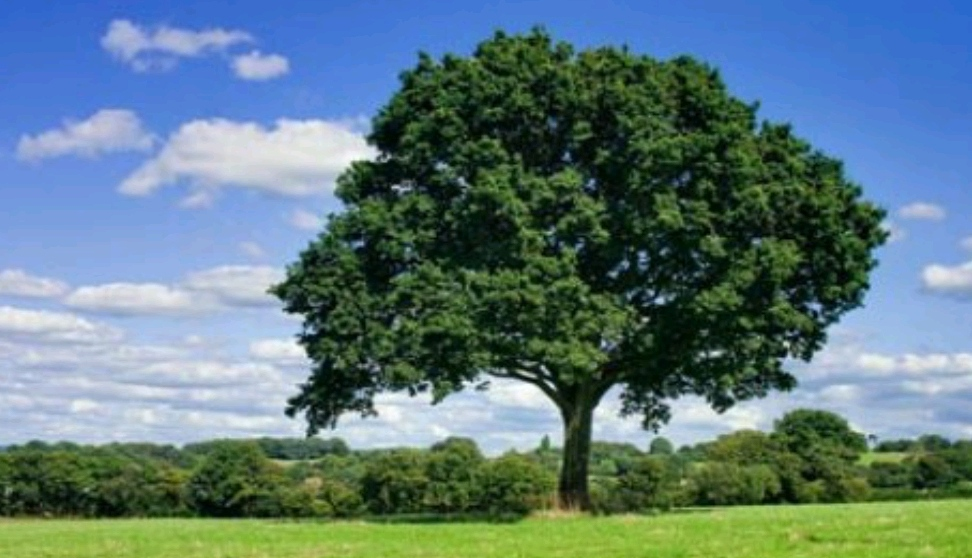
#> input picture j8.jpg, 972 x 558 px
$ python 'median filter.py'
#> lines starting #> are read from the running program, lines starting #| are printed output that depends on the picture
# Nama  : MOH.ISRAN
# NIM   : F55121073
# Kelas : B
import cv2

gambar = cv2.imread('j8.jpg')
#> gambar is the input picture: shape (558, 972, 3); mean B, G, R 126.2, 121.9, 94
abu = cv2.cvtColor(gambar, cv2.COLOR_BGR2GRAY)
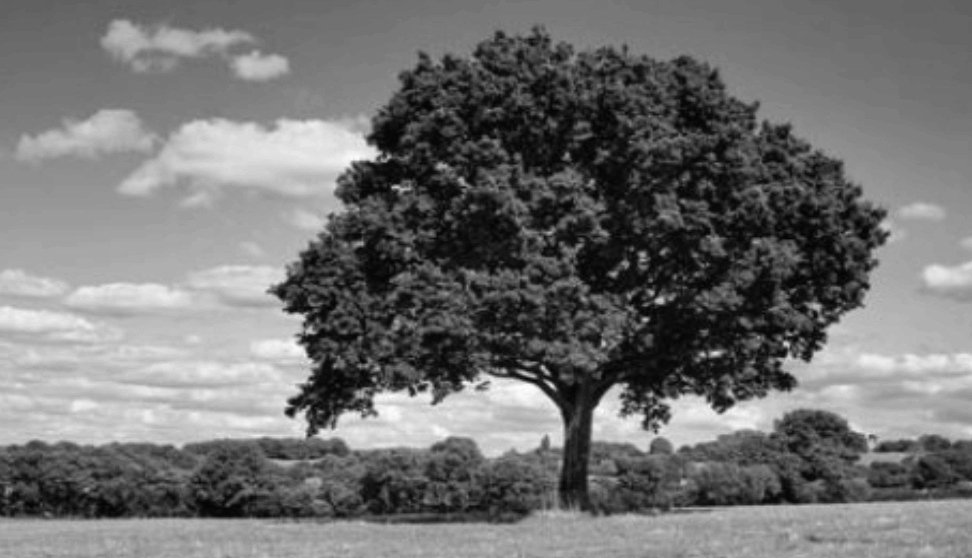
#> abu: shape (558, 972); min 2, max 254, mean 114

median_3x3 = cv2.medianBlur(abu, 3)
median_5x5 = cv2.medianBlur(abu, 5)
median_9x9 = cv2.medianBlur(abu, 9)
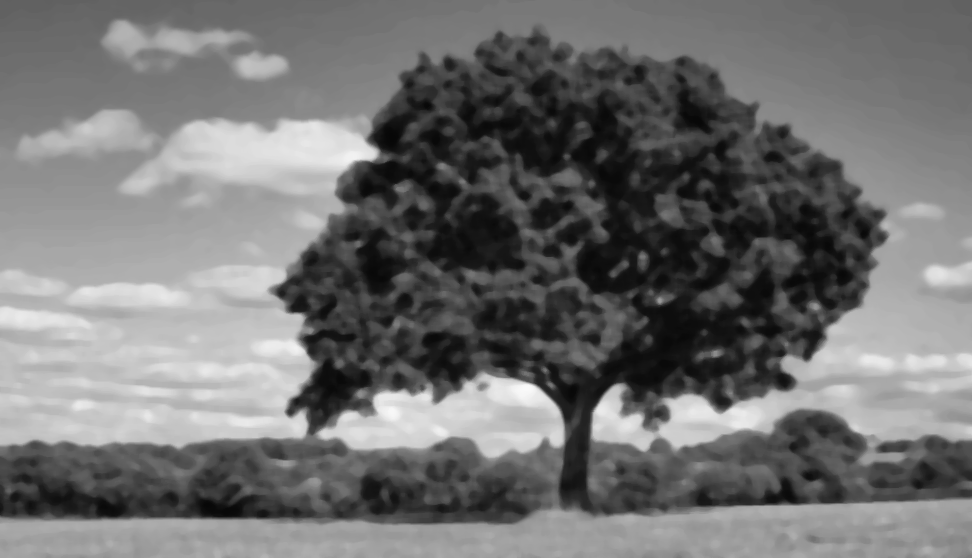
#> median_9x9: shape (558, 972); min 7, max 249, mean 113.6

# menampilkan gambar asli dan hasil median filter
cv2.imshow('Original Image', abu)
cv2.imshow('Median Filter 3x3', median_3x3)
cv2.imshow('Median Filter 5x5', median_5x5)
cv2.imshow('Median Filter 9x9', median_9x9)
# menunggu tombol keyboard ditekan
cv2.waitKey(0)

# menutup semua jendela
cv2.destroyAllWindows()

$ run again, with j1.JPG copied over j8.jpg
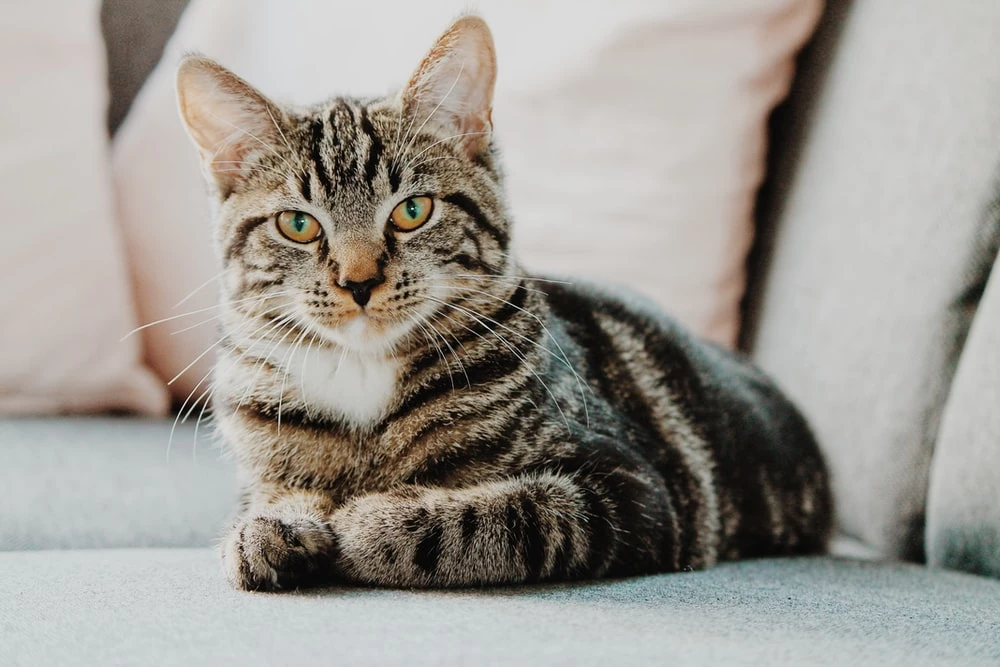
#> input picture j1.JPG, 1000 x 667 px
#> gambar is the input picture: shape (667, 1000, 3); mean B, G, R 147.2, 153.5, 157.4
#> `abu = cv2.cvtColor(gambar, cv2.COLOR_BGR2GRAY)`:
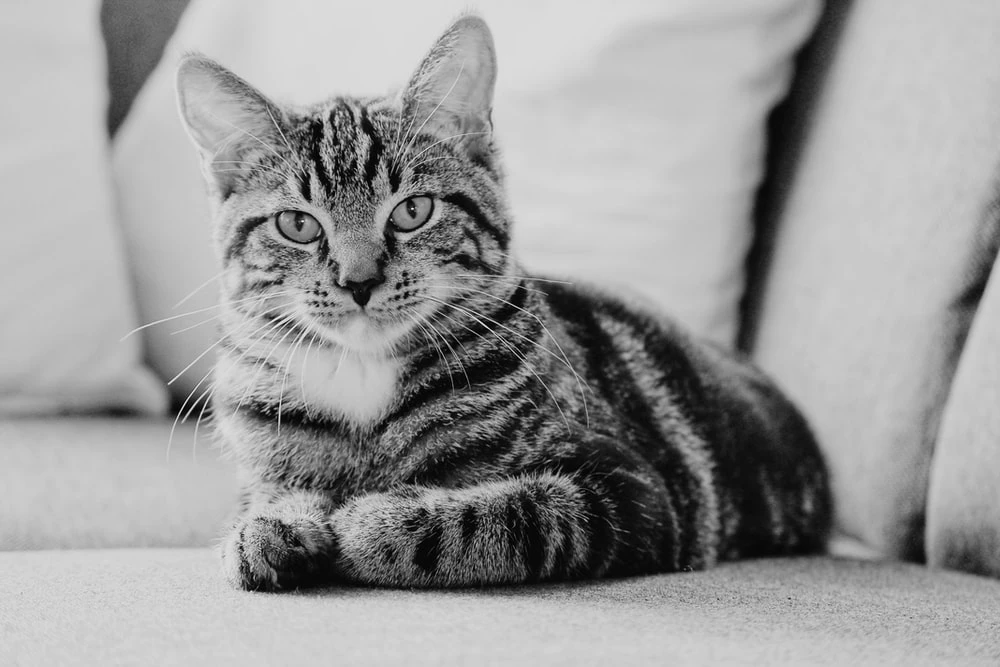
#> abu: shape (667, 1000); min 0, max 247, mean 153.9
#> `median_9x9 = cv2.medianBlur(abu, 9)`:
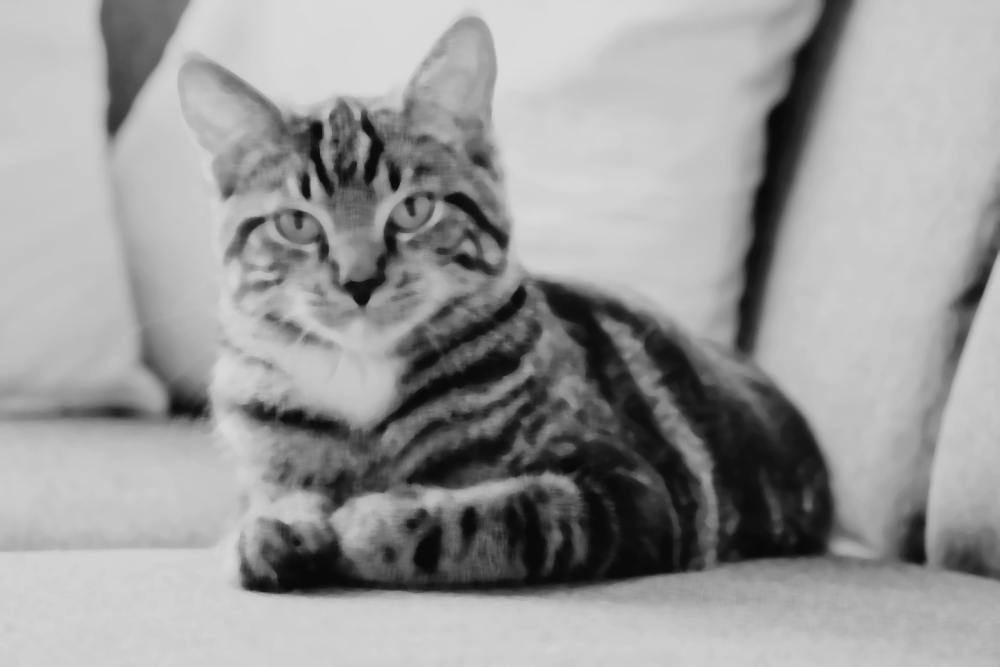
#> median_9x9: shape (667, 1000); min 8, max 219, mean 153.9

$ run again, with j2.jpg copied over j8.jpg
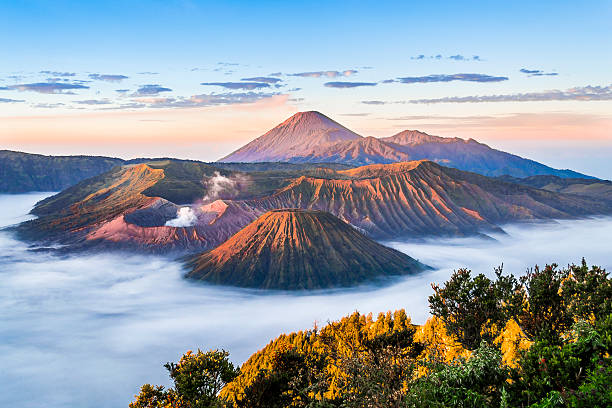
#> input picture j2.jpg, 612 x 408 px
#> gambar is the input picture: shape (408, 612, 3); mean B, G, R 165.1, 154.3, 143.8
#> `median_3x3 = cv2.medianBlur(abu, 3)`:
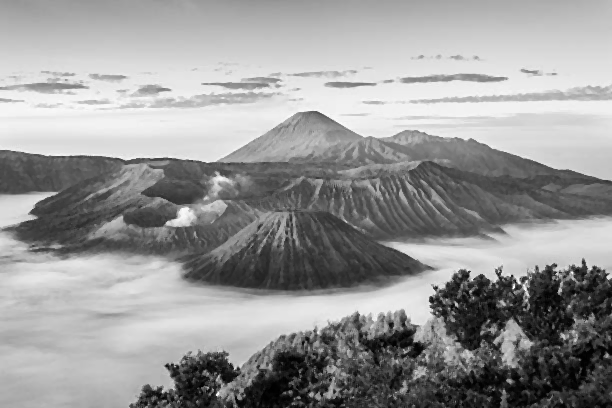
#> median_3x3: shape (408, 612); min 0, max 251, mean 151.8
#> `median_9x9 = cv2.medianBlur(abu, 9)`:
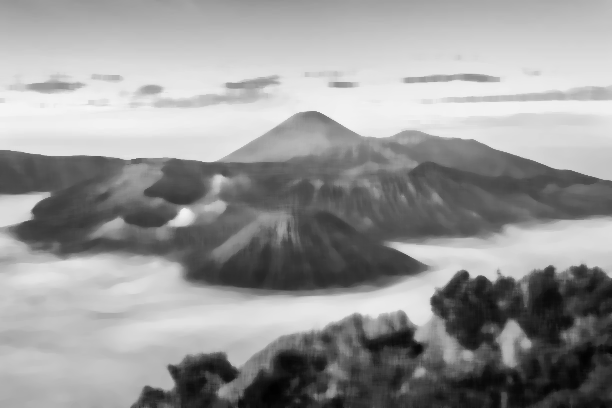
#> median_9x9: shape (408, 612); min 1, max 246, mean 151.6

$ run again, with j4.jpg copied over j8.jpg
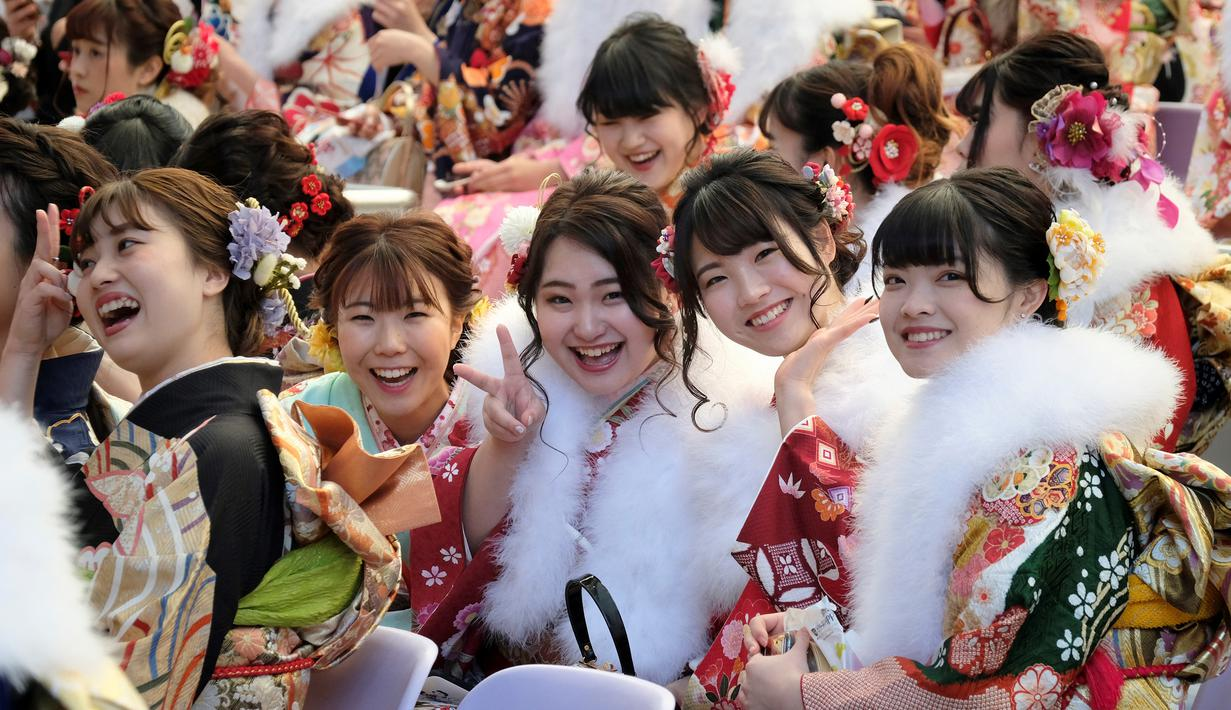
#> input picture j4.jpg, 1231 x 710 px
#> gambar is the input picture: shape (710, 1231, 3); mean B, G, R 113.4, 118.1, 139.6
#> `abu = cv2.cvtColor(gambar, cv2.COLOR_BGR2GRAY)`:
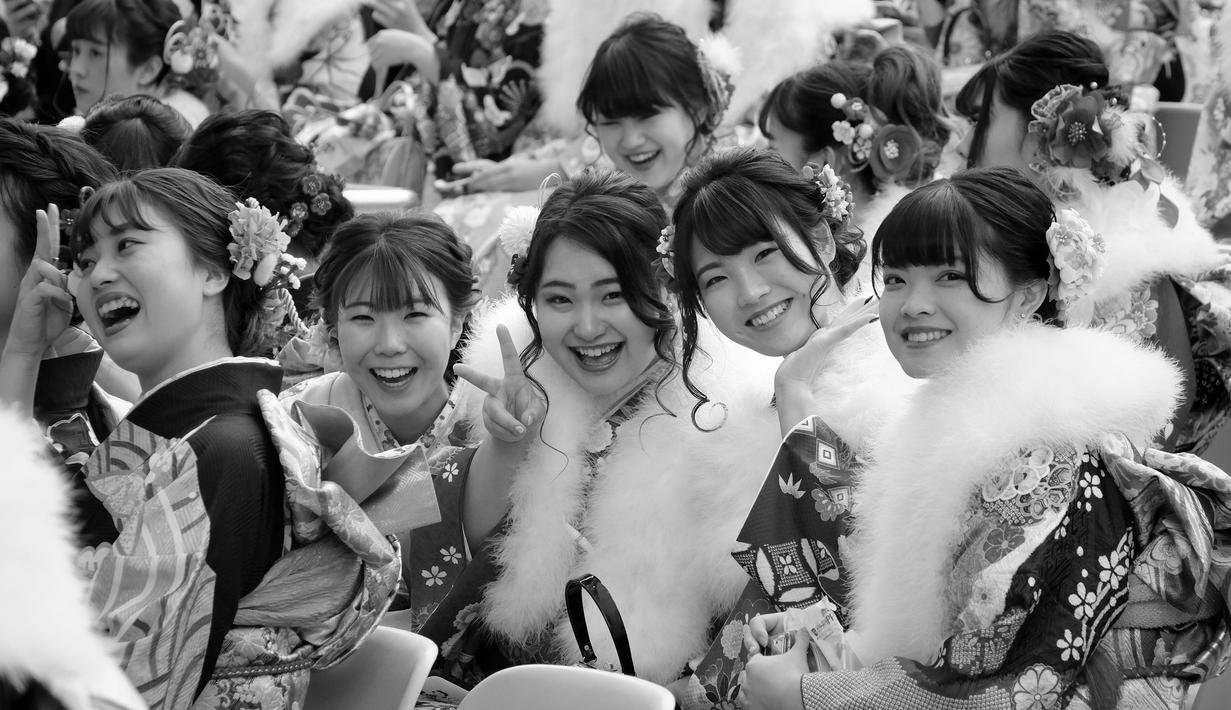
#> abu: shape (710, 1231); min 0, max 255, mean 124
#> `median_9x9 = cv2.medianBlur(abu, 9)`:
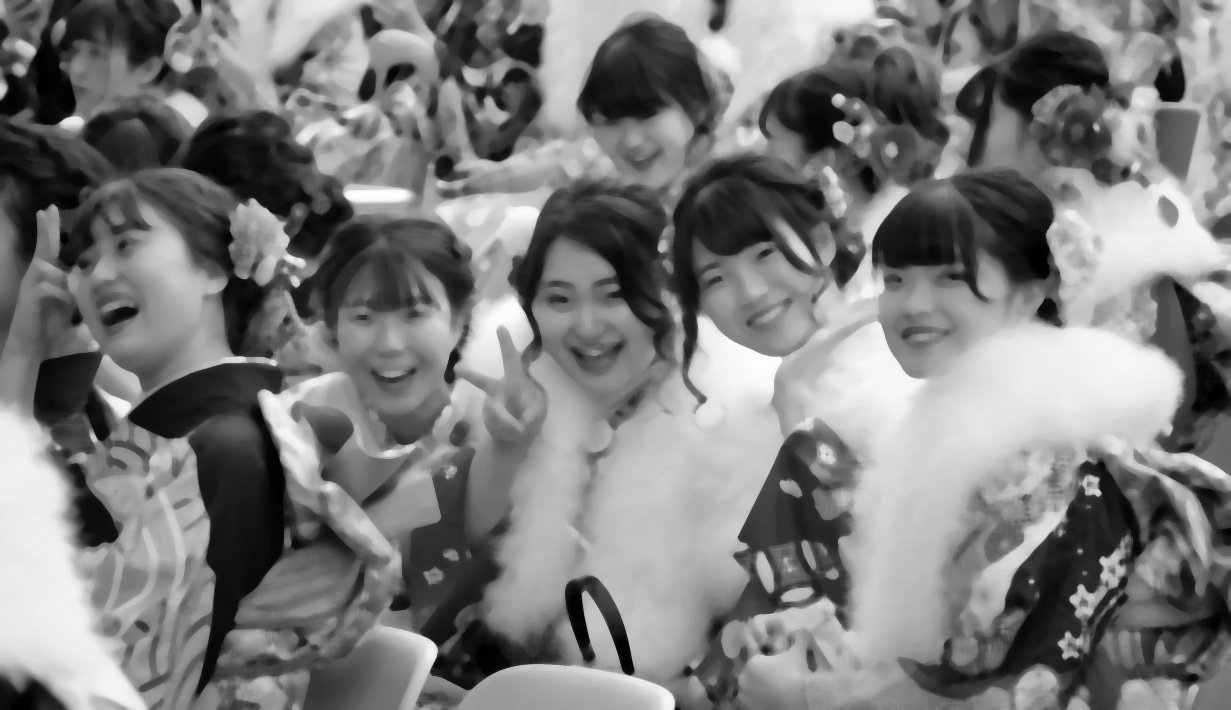
#> median_9x9: shape (710, 1231); min 0, max 253, mean 124
